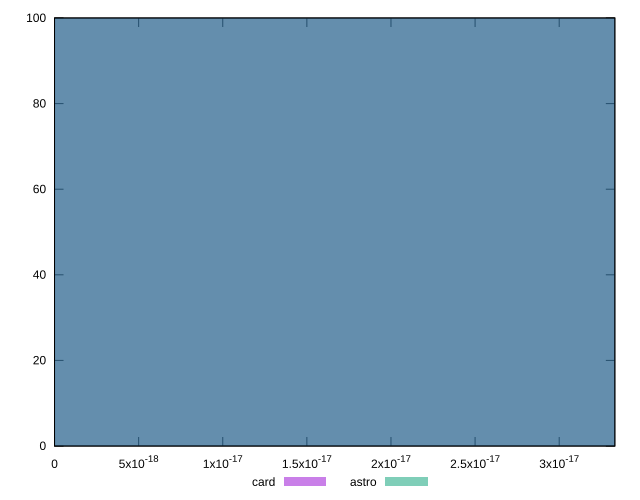

Source code (gnuplot):
reset

$card <<EOF
0 100
EOF

$astro <<EOF
0 100
EOF

set key outside below
set boxwidth 1e-12
set xrange [0:3.3306690738754695e-17]
set yrange [0:100]
set trange [0:100]
set style fill transparent solid 0.5 noborder
set terminal svg size 640, 500 enhanced background rgb 'white'
set output "reports/report_00032_2021-02-25T10-28-15.087Z/meta/score-difference/comparison/histogram/2_vs_3.svg"

plot $card title "card" with boxes, \
     $astro title "astro" with boxes

reset
